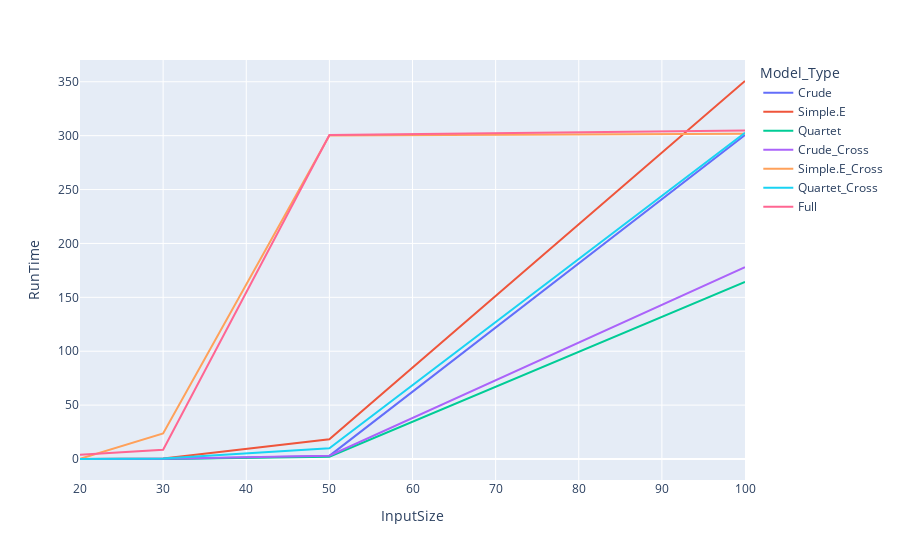

Here is the notebook cell this chart was saved with:
### Code cell
fig = px.line(data_frame= result, x = "InputSize", y = "RunTime", color= "Model_Type")
fig.show()

### Figure 1 — Plotly figure (JSON) as saved in the notebook; plotly's stock layout.template omitted (floating-point values rounded to 4 significant figures)
{"data": [{"hovertemplate": "Model_Type=Crude<br>InputSize=%{x}<br>RunTime=%{y}<extra></extra>", "legendgroup": "Crude", "line": {"color": "#636efa", "dash": "solid"}, "mode": "lines", "name": "Crude", "orientation": "v", "showlegend": true, "type": "scatter", "x": [20, 30, 50, 100], "xaxis": "x", "y": [0.009272, 0.08809, 2.893, 300.6], "yaxis": "y"}, {"hovertemplate": "Model_Type=Simple.E<br>InputSize=%{x}<br>RunTime=%{y}<extra></extra>", "legendgroup": "Simple.E", "line": {"color": "#EF553B", "dash": "solid"}, "mode": "lines", "name": "Simple.E", "orientation": "v", "showlegend": true, "type": "scatter", "x": [20, 30, 50, 100], "xaxis": "x", "y": [0.03067, 0.5297, 18.23, 350.7], "yaxis": "y"}, {"hovertemplate": "Model_Type=Quartet<br>InputSize=%{x}<br>RunTime=%{y}<extra></extra>", "legendgroup": "Quartet", "line": {"color": "#00cc96", "dash": "solid"}, "mode": "lines", "name": "Quartet", "orientation": "v", "showlegend": true, "type": "scatter", "x": [20, 30, 50, 100], "xaxis": "x", "y": [0.01788, 0.1009, 2.205, 164.3], "yaxis": "y"}, {"hovertemplate": "Model_Type=Crude_Cross<br>InputSize=%{x}<br>RunTime=%{y}<extra></extra>", "legendgroup": "Crude_Cross", "line": {"color": "#ab63fa", "dash": "solid"}, "mode": "lines", "name": "Crude_Cross", "orientation": "v", "showlegend": true, "type": "scatter", "x": [20, 30, 50, 100], "xaxis": "x", "y": [0.01842, 0.1736, 3.038, 178.0], "yaxis": "y"}, {"hovertemplate": "Model_Type=Simple.E_Cross<br>InputSize=%{x}<br>RunTime=%{y}<extra></extra>", "legendgroup": "Simple.E_Cross", "line": {"color": "#FFA15A", "dash": "solid"}, "mode": "lines", "name": "Simple.E_Cross", "orientation": "v", "showlegend": true, "type": "scatter", "x": [20, 30, 50, 100], "xaxis": "x", "y": [0.122, 23.67, 300.1, 301.7], "yaxis": "y"}, {"hovertemplate": "Model_Type=Quartet_Cross<br>InputSize=%{x}<br>RunTime=%{y}<extra></extra>", "legendgroup": "Quartet_Cross", "line": {"color": "#19d3f3", "dash": "solid"}, "mode": "lines", "name": "Quartet_Cross", "orientation": "v", "showlegend": true, "type": "scatter", "x": [20, 30, 50, 100], "xaxis": "x", "y": [0.02933, 0.4066, 9.899, 302.7], "yaxis": "y"}, {"hovertemplate": "Model_Type=Full<br>InputSize=%{x}<br>RunTime=%{y}<extra></extra>", "legendgroup": "Full", "line": {"color": "#FF6692", "dash": "solid"}, "mode": "lines", "name": "Full", "orientation": "v", "showlegend": true, "type": "scatter", "x": [20, 30, 50, 100], "xaxis": "x", "y": [3.894, 8.619, 300.5, 304.9], "yaxis": "y"}], "layout": {"legend": {"title": {"text": "Model_Type"}, "tracegroupgap": 0}, "margin": {"t": 60}, "xaxis": {"anchor": "y", "domain": [0, 1], "title": {"text": "InputSize"}}, "yaxis": {"anchor": "x", "domain": [0, 1], "title": {"text": "RunTime"}}}}
